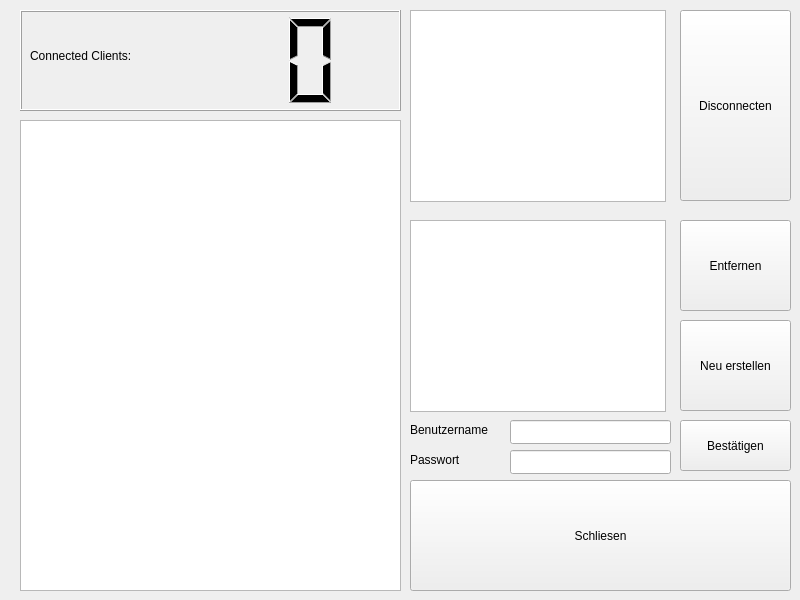
<?xml version="1.0" encoding="UTF-8"?>
<ui version="4.0">
 <class>Widget</class>
 <widget class="QWidget" name="Widget">
  <property name="geometry">
   <rect>
    <x>0</x>
    <y>0</y>
    <width>800</width>
    <height>600</height>
   </rect>
  </property>
  <property name="mouseTracking">
   <bool>false</bool>
  </property>
  <property name="windowTitle">
   <string>Widget</string>
  </property>
  <widget class="QTextBrowser" name="textBrowser">
   <property name="geometry">
    <rect>
     <x>20</x>
     <y>120</y>
     <width>381</width>
     <height>471</height>
    </rect>
   </property>
  </widget>
  <widget class="QLCDNumber" name="lcdClientCount">
   <property name="geometry">
    <rect>
     <x>20</x>
     <y>10</y>
     <width>381</width>
     <height>101</height>
    </rect>
   </property>
  </widget>
  <widget class="QLabel" name="label">
   <property name="geometry">
    <rect>
     <x>30</x>
     <y>20</y>
     <width>261</width>
     <height>71</height>
    </rect>
   </property>
   <property name="text">
    <string>Connected Clients:</string>
   </property>
  </widget>
  <widget class="QPushButton" name="pushButton">
   <property name="geometry">
    <rect>
     <x>680</x>
     <y>220</y>
     <width>111</width>
     <height>91</height>
    </rect>
   </property>
   <property name="text">
    <string>Entfernen</string>
   </property>
  </widget>
  <widget class="QListView" name="listView">
   <property name="geometry">
    <rect>
     <x>410</x>
     <y>10</y>
     <width>256</width>
     <height>192</height>
    </rect>
   </property>
  </widget>
  <widget class="QPushButton" name="pushButton_2">
   <property name="geometry">
    <rect>
     <x>680</x>
     <y>10</y>
     <width>111</width>
     <height>191</height>
    </rect>
   </property>
   <property name="text">
    <string>Disconnecten</string>
   </property>
  </widget>
  <widget class="QListView" name="listView_2">
   <property name="geometry">
    <rect>
     <x>410</x>
     <y>220</y>
     <width>256</width>
     <height>192</height>
    </rect>
   </property>
  </widget>
  <widget class="QPushButton" name="pushButton_3">
   <property name="geometry">
    <rect>
     <x>680</x>
     <y>320</y>
     <width>111</width>
     <height>91</height>
    </rect>
   </property>
   <property name="text">
    <string>Neu erstellen</string>
   </property>
  </widget>
  <widget class="QLineEdit" name="lineEdit">
   <property name="geometry">
    <rect>
     <x>510</x>
     <y>420</y>
     <width>161</width>
     <height>24</height>
    </rect>
   </property>
  </widget>
  <widget class="QLineEdit" name="lineEdit_2">
   <property name="geometry">
    <rect>
     <x>510</x>
     <y>450</y>
     <width>161</width>
     <height>24</height>
    </rect>
   </property>
  </widget>
  <widget class="QLabel" name="label_2">
   <property name="geometry">
    <rect>
     <x>410</x>
     <y>420</y>
     <width>91</width>
     <height>20</height>
    </rect>
   </property>
   <property name="text">
    <string>Benutzername</string>
   </property>
  </widget>
  <widget class="QLabel" name="label_3">
   <property name="geometry">
    <rect>
     <x>410</x>
     <y>450</y>
     <width>91</width>
     <height>20</height>
    </rect>
   </property>
   <property name="text">
    <string>Passwort</string>
   </property>
  </widget>
  <widget class="QPushButton" name="pushButton_4">
   <property name="geometry">
    <rect>
     <x>680</x>
     <y>420</y>
     <width>111</width>
     <height>51</height>
    </rect>
   </property>
   <property name="text">
    <string>Bestätigen</string>
   </property>
  </widget>
  <widget class="QPushButton" name="pushButton_5">
   <property name="geometry">
    <rect>
     <x>410</x>
     <y>480</y>
     <width>381</width>
     <height>111</height>
    </rect>
   </property>
   <property name="text">
    <string>Schliesen</string>
   </property>
  </widget>
 </widget>
 <resources/>
 <connections/>
</ui>
